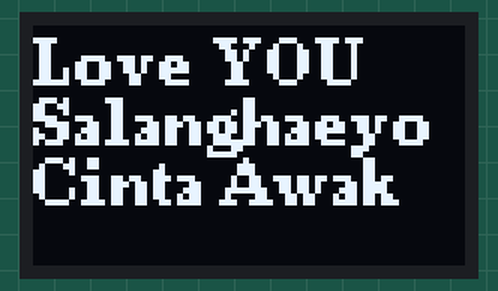
This sketch was run on a simulated ESP32-C3. Parts: 72×40 one-colour display.

Above: at 0.1 s.

The sketch:

esp32c3_oled.ino
```cpp
/*
  DN1010 Experimental Interaction, Ashley Hi 2026
  Week 11 - Physical Computing
  ESP32-C3 OLED Example
  Displays text on the 0.42" built-in OLED screen.
  No additional components.
*/

// ====== Reference Libraries ======
#include <Arduino.h>
#include <U8g2lib.h>
#include <Wire.h>

// ====== Set OLED Pins ======
#define SDA_PIN 5
#define SCL_PIN 6

U8G2_SSD1306_72X40_ER_F_HW_I2C u8g2(U8G2_R0, /* reset=*/ U8X8_PIN_NONE);  // 0.42" OLED

void setup(void) {
  Wire.begin(SDA_PIN, SCL_PIN);
  u8g2.begin();
}

void loop(void) {
  // clear the internal memory
  u8g2.clearBuffer();
  // choose a suitable font
  u8g2.setFont(u8g2_font_ncenB08_tr);
  // write something to the internal memory
  u8g2.drawStr(0,10,"Love YOU");  // *** edit text here
  u8g2.drawStr(0,20,"Salanghaeyo");
  u8g2.drawStr(0,30,"Cinta Awak");
  // transfer internal memory to the display
  u8g2.sendBuffer();
  delay(1000);
}
```
